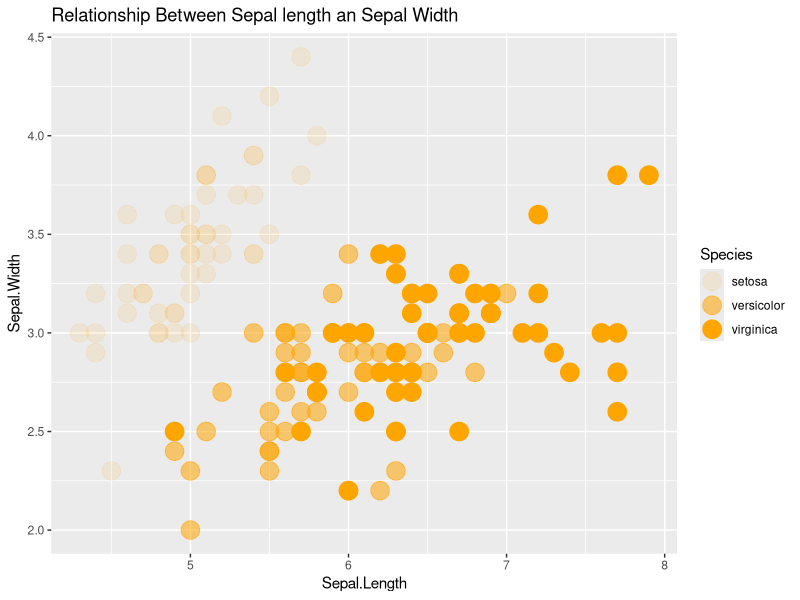
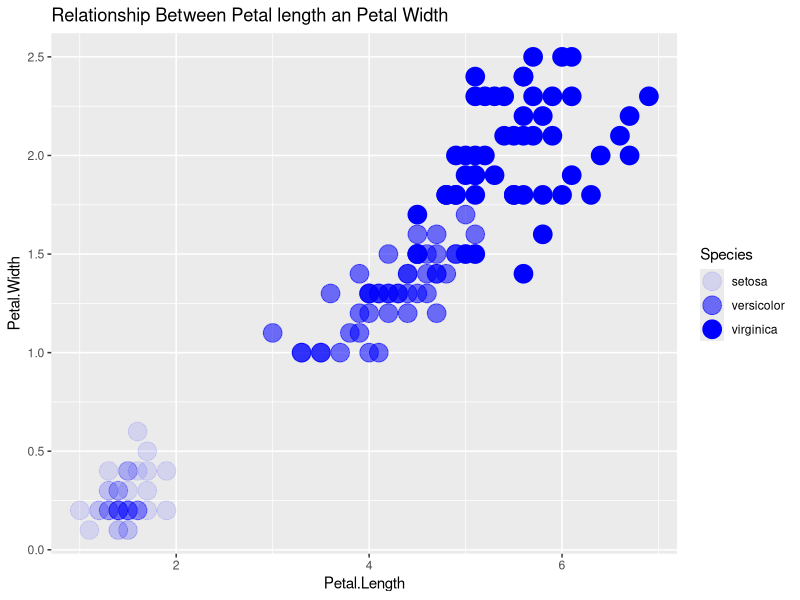
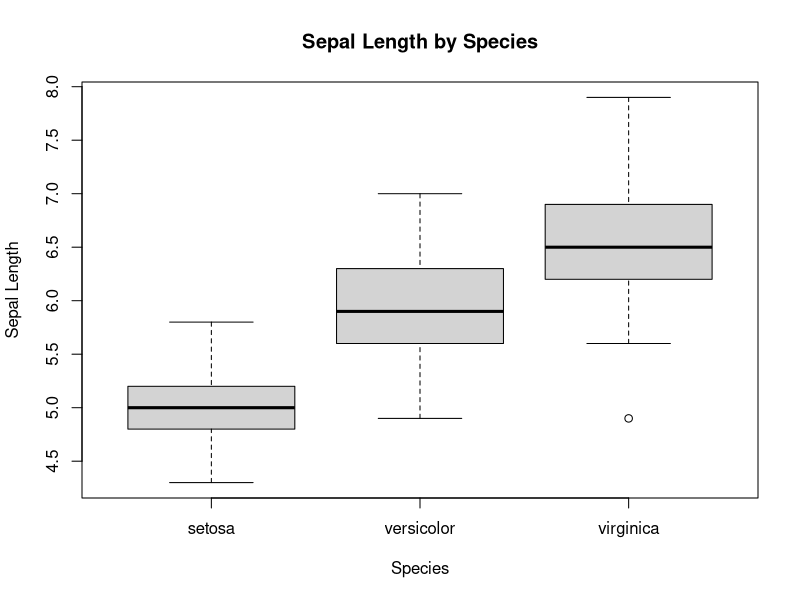
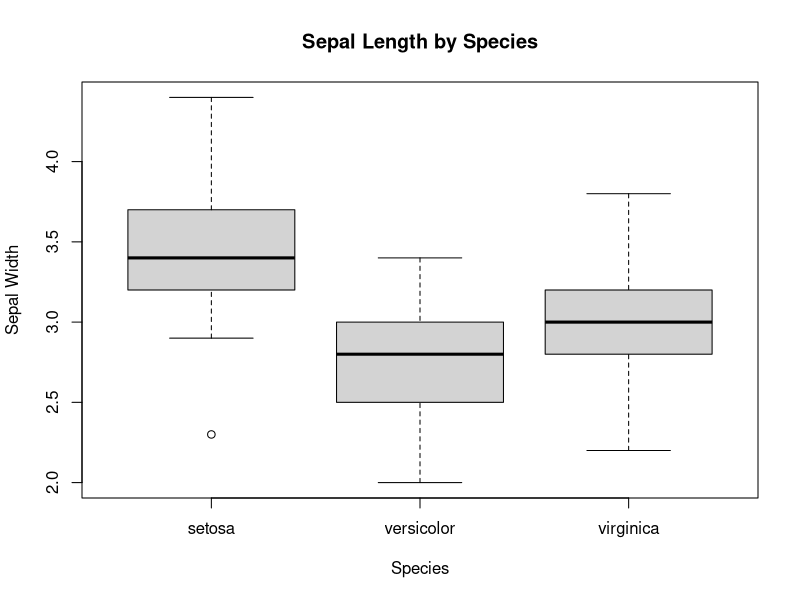
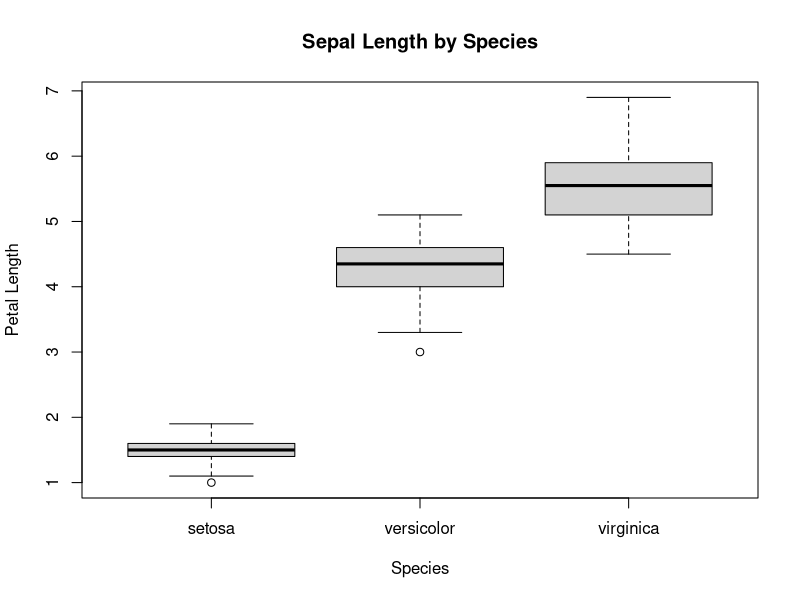
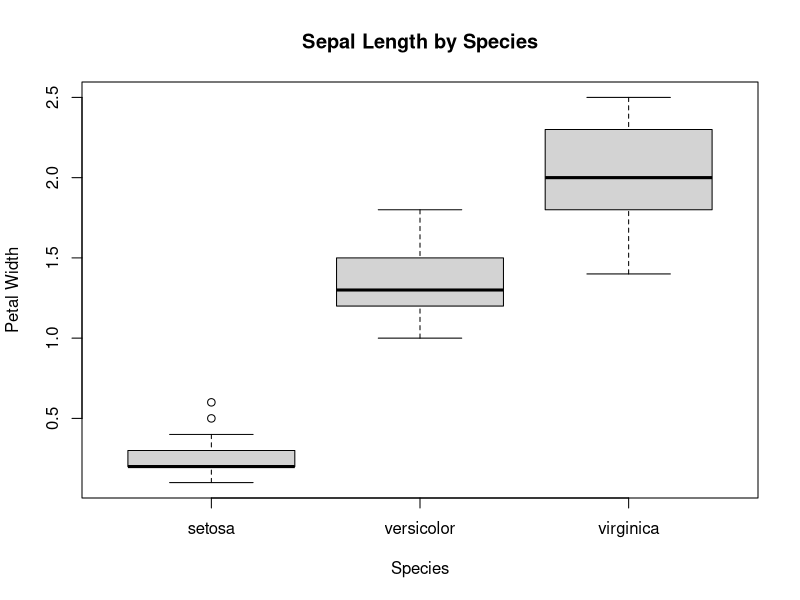
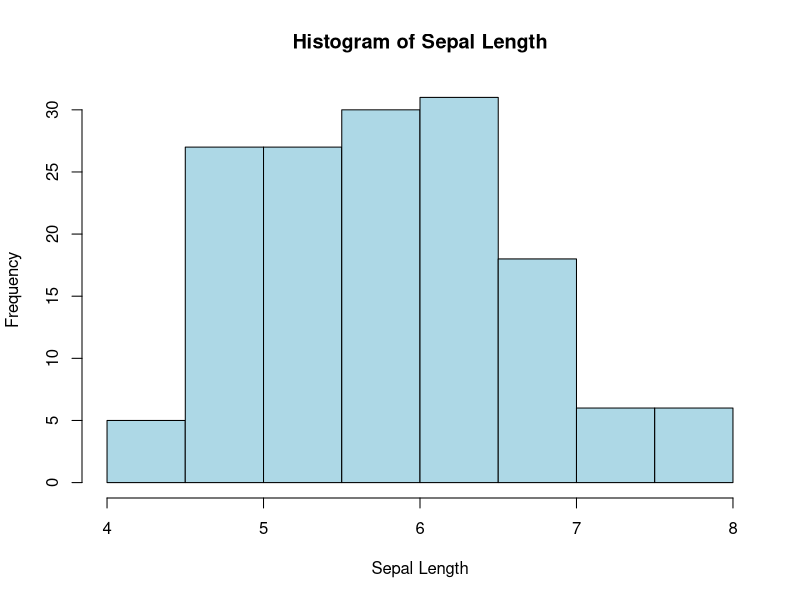
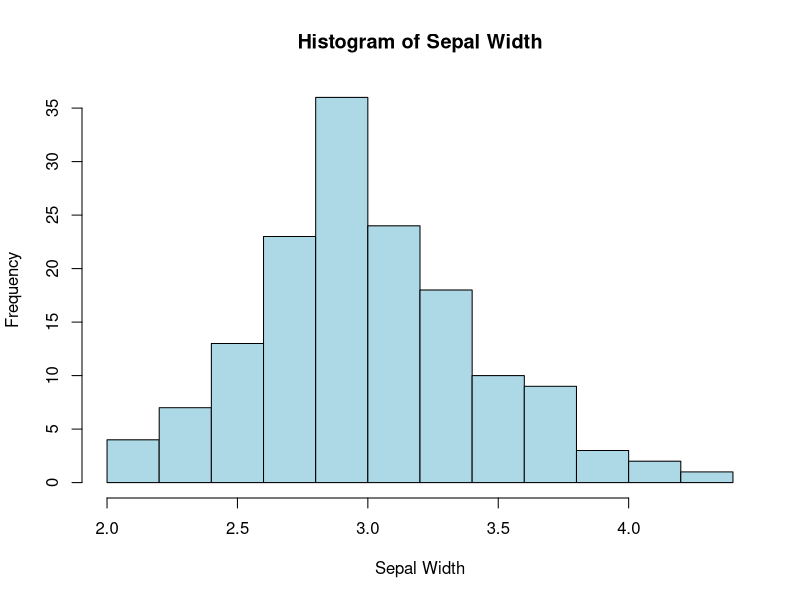

These figures' R source, in order:
# 1. Data Import and Exploration
iris
head(iris)
summary(iris)
# 2. Data Visualization
library(ggplot2)
ggplot(iris, aes(x=Sepal.Length, y=Sepal.Width, alpha=Species)) + 
  geom_point(size=6, color="orange") +
  ggtitle("Relationship Between Sepal length an Sepal Width") 
library(ggplot2)
ggplot(iris, aes(x=Petal.Length, y=Petal.Width, alpha=Species)) + 
  geom_point(size=6, color="Blue") +
  ggtitle("Relationship Between Petal length an Petal Width") 
boxplot(Sepal.Length ~ Species, data = iris, main = "Sepal Length by Species", ylab = "Sepal Length")
boxplot(Sepal.Width ~ Species, data = iris, main = "Sepal Length by Species", ylab = "Sepal Width")
boxplot(Petal.Length ~ Species, data = iris, main = "Sepal Length by Species", ylab = "Petal Length")
boxplot(Petal.Width ~ Species, data = iris, main = "Sepal Length by Species", ylab = "Petal Width")
hist(iris$Sepal.Length, main = "Histogram of Sepal Length", xlab = "Sepal Length", col = "lightblue")
hist(iris$Sepal.Width, main = "Histogram of Sepal Width", xlab = "Sepal Width", col = "lightblue")
hist(iris$Petal.Length, main = "Histogram of Petal Length", xlab = "Petal Length", col = "lightblue")
hist(iris$Petal.Width, main = "Histogram of Petal Width", xlab = "Petal Width", col = "lightblue")
library(ggplot2)
ggplot(iris, aes(x = Sepal.Length, fill = Species)) + 
  geom_density(alpha = 0.5) + 
  labs(title = "Density Plot of Sepal Length by Species")
library(ggplot2)
ggplot(iris, aes(x = Sepal.Width, fill = Species)) + 
  geom_density(alpha = 0.5) + 
  labs(title = "Density Plot of Sepal Width by Species")
library(ggplot2)
ggplot(iris, aes(x = Petal.Length, fill = Species)) + 
  geom_density(alpha = 0.5) + 
  labs(title = "Density Plot of Petal Length by Species")
library(ggplot2)
ggplot(iris, aes(x = Petal.Width, fill = Species)) + 
  geom_density(alpha = 0.5) + 
  labs(title = "Density Plot of Petal Width by Species")
#3. Statistical Summary and Insights
mean(iris$Sepal.Length)
median(iris$Sepal.Length)
sd(iris$Sepal.Length)
mean(iris$Sepal.Width)
median(iris$Sepal.Width)
sd(iris$Sepal.Width)
mean(iris$Petal.Length)
median(iris$Petal.Length)
sd(iris$Petal.Length)
mean(iris$Petal.Width)
median(iris$Petal.Width)
sd(iris$Petal.Width)
#4  Simple Classification Model
#Split the Dataset:
set.seed(123)
index <- sample(1:nrow(iris), 0.7 * nrow(iris))
train_data <- iris[index, ]
test_data <- iris[-index, ]
# Implement k-Nearest Neighbors (k-NN):
library(class)
k <- 3  # Choose k value (can be tuned)
predicted_species <- knn(train = train_data[, 1:4], test = test_data[, 1:4], cl = train_data$Species, k = k)
#Evaluate Model Performance
table(predicted_species, test_data$Species)
#Confusion Matrix
accuracy <- sum(predicted_species == test_data$Species) / nrow(test_data)
print(paste("Accuracy:", round(accuracy * 100, 2), "%"))

